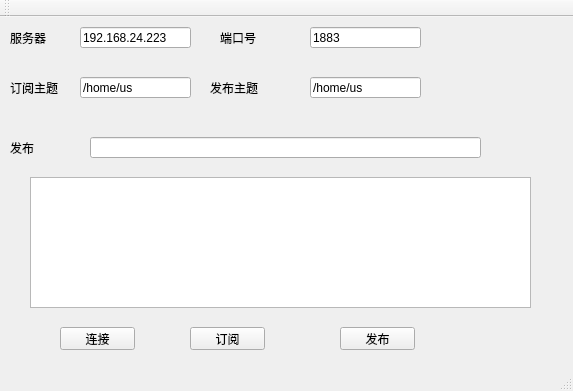
<?xml version="1.0" encoding="UTF-8"?>
<ui version="4.0">
 <class>MainWindow</class>
 <widget class="QMainWindow" name="MainWindow">
  <property name="geometry">
   <rect>
    <x>0</x>
    <y>0</y>
    <width>573</width>
    <height>391</height>
   </rect>
  </property>
  <property name="windowTitle">
   <string>MainWindow</string>
  </property>
  <widget class="QWidget" name="centralWidget">
   <widget class="QLabel" name="label">
    <property name="geometry">
     <rect>
      <x>10</x>
      <y>10</y>
      <width>61</width>
      <height>21</height>
     </rect>
    </property>
    <property name="text">
     <string>服务器</string>
    </property>
   </widget>
   <widget class="QLineEdit" name="host">
    <property name="geometry">
     <rect>
      <x>80</x>
      <y>10</y>
      <width>111</width>
      <height>21</height>
     </rect>
    </property>
    <property name="text">
     <string>192.168.24.223</string>
    </property>
   </widget>
   <widget class="QLabel" name="label_2">
    <property name="geometry">
     <rect>
      <x>220</x>
      <y>10</y>
      <width>91</width>
      <height>21</height>
     </rect>
    </property>
    <property name="text">
     <string>端口号</string>
    </property>
   </widget>
   <widget class="QLineEdit" name="port">
    <property name="geometry">
     <rect>
      <x>310</x>
      <y>10</y>
      <width>111</width>
      <height>21</height>
     </rect>
    </property>
    <property name="text">
     <string>1883</string>
    </property>
   </widget>
   <widget class="QLabel" name="label_3">
    <property name="geometry">
     <rect>
      <x>10</x>
      <y>60</y>
      <width>91</width>
      <height>21</height>
     </rect>
    </property>
    <property name="text">
     <string>订阅主题</string>
    </property>
   </widget>
   <widget class="QLineEdit" name="sub_topic">
    <property name="geometry">
     <rect>
      <x>80</x>
      <y>60</y>
      <width>111</width>
      <height>21</height>
     </rect>
    </property>
    <property name="text">
     <string>/home/us</string>
    </property>
   </widget>
   <widget class="QLabel" name="label_4">
    <property name="geometry">
     <rect>
      <x>210</x>
      <y>60</y>
      <width>91</width>
      <height>21</height>
     </rect>
    </property>
    <property name="text">
     <string>发布主题</string>
    </property>
   </widget>
   <widget class="QLineEdit" name="pub_topic">
    <property name="geometry">
     <rect>
      <x>310</x>
      <y>60</y>
      <width>111</width>
      <height>21</height>
     </rect>
    </property>
    <property name="text">
     <string>/home/us</string>
    </property>
   </widget>
   <widget class="QLabel" name="label_5">
    <property name="geometry">
     <rect>
      <x>10</x>
      <y>120</y>
      <width>91</width>
      <height>21</height>
     </rect>
    </property>
    <property name="text">
     <string>发布</string>
    </property>
   </widget>
   <widget class="QLineEdit" name="pub_msg">
    <property name="geometry">
     <rect>
      <x>90</x>
      <y>120</y>
      <width>391</width>
      <height>21</height>
     </rect>
    </property>
    <property name="text">
     <string/>
    </property>
   </widget>
   <widget class="QTextEdit" name="textBrowser">
    <property name="geometry">
     <rect>
      <x>30</x>
      <y>160</y>
      <width>501</width>
      <height>131</height>
     </rect>
    </property>
   </widget>
   <widget class="QPushButton" name="connect">
    <property name="geometry">
     <rect>
      <x>60</x>
      <y>310</y>
      <width>75</width>
      <height>23</height>
     </rect>
    </property>
    <property name="text">
     <string>连接</string>
    </property>
   </widget>
   <widget class="QPushButton" name="sub">
    <property name="geometry">
     <rect>
      <x>190</x>
      <y>310</y>
      <width>75</width>
      <height>23</height>
     </rect>
    </property>
    <property name="text">
     <string>订阅</string>
    </property>
   </widget>
   <widget class="QPushButton" name="pub">
    <property name="geometry">
     <rect>
      <x>340</x>
      <y>310</y>
      <width>75</width>
      <height>23</height>
     </rect>
    </property>
    <property name="text">
     <string>发布</string>
    </property>
   </widget>
  </widget>
  <widget class="QMenuBar" name="menuBar">
   <property name="geometry">
    <rect>
     <x>0</x>
     <y>0</y>
     <width>573</width>
     <height>23</height>
    </rect>
   </property>
  </widget>
  <widget class="QToolBar" name="mainToolBar">
   <attribute name="toolBarArea">
    <enum>TopToolBarArea</enum>
   </attribute>
   <attribute name="toolBarBreak">
    <bool>false</bool>
   </attribute>
  </widget>
  <widget class="QStatusBar" name="statusBar"/>
 </widget>
 <layoutdefault spacing="6" margin="11"/>
 <resources/>
 <connections/>
</ui>
